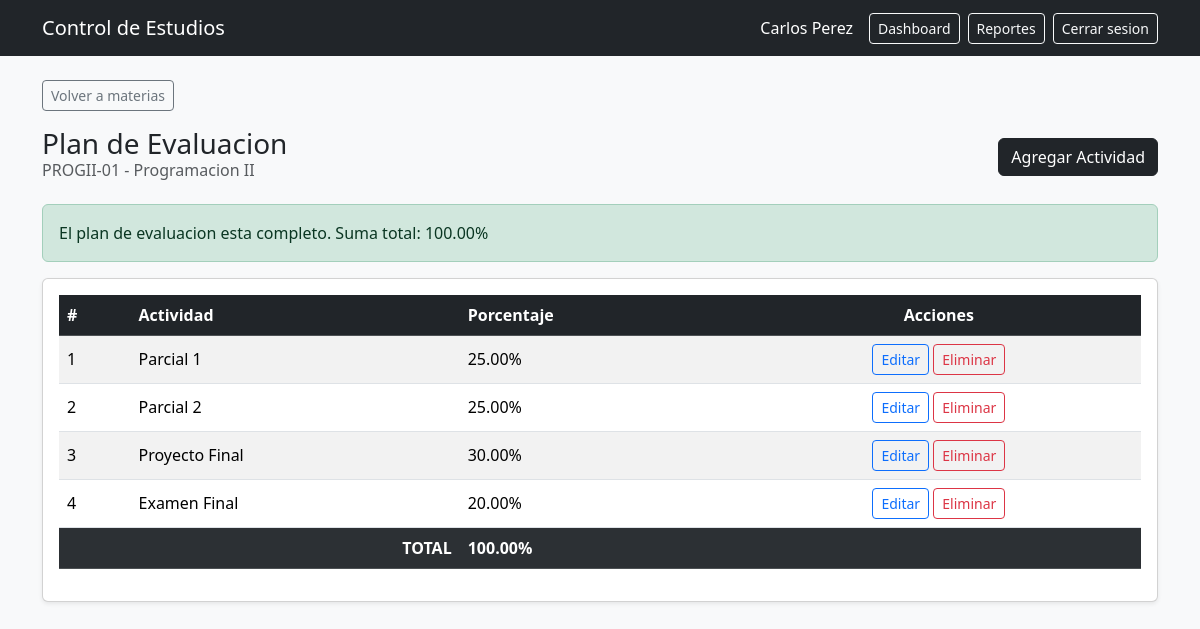
Page /planEvaluacion/index/1 (signed in) on the committed database.
### tables this page shows
CREATE TABLE materias (
    id INT AUTO_INCREMENT PRIMARY KEY,
    codigo VARCHAR(20) NOT NULL UNIQUE,
    nombre VARCHAR(100) NOT NULL,
    creditos INT NOT NULL DEFAULT 3,
    descripcion TEXT NULL,
    created_at TIMESTAMP DEFAULT CURRENT_TIMESTAMP
);

CREATE TABLE plan_evaluacion (
    id INT AUTO_INCREMENT PRIMARY KEY,
    materia_id INT NOT NULL,
    nombre_actividad VARCHAR(100) NOT NULL,
    porcentaje DECIMAL(5,2) NOT NULL,
    created_at TIMESTAMP DEFAULT CURRENT_TIMESTAMP,
    CONSTRAINT fk_plan_materia FOREIGN KEY (materia_id)
        REFERENCES materias(id) ON DELETE CASCADE ON UPDATE CASCADE,
    CONSTRAINT uk_materia_actividad UNIQUE (materia_id, nombre_actividad)
);

### app/Controllers/PlanEvaluacionController.php (called while the page is built, shortened)
<?php
class PlanEvaluacionController
{
    private PlanEvaluacion $model;
    private Materia $modelMateria;
    public function __construct()
    {
        $database = new Database();
        $this->model = new PlanEvaluacion($database->getConnection());
        $this->modelMateria = new Materia($database->getConnection());
    }
    public function index(): void
    {
        $materiaId = intval($_GET['id'] ?? 0);
        $materia = $this->modelMateria->obtenerPorId($materiaId);
        $actividades = $this->model->obtenerPorMateria($materiaId);
        $sumaPorcentajes = $this->model->sumaPorcentajes($materiaId);
        $planCompleto = $this->model->planCompleto($materiaId);
        require_once __DIR__ . '/../Views/materia/plan_evaluacion.php';
    }
}

### public/index.php (called while the page is built, shortened)
<?php
$uriSolicitada = parse_url($_SERVER['REQUEST_URI'], PHP_URL_PATH);
$uriDecodificada = urldecode($uriSolicitada);
if (BASE_URL !== '/') {
    $rutaRelativa = str_replace(BASE_URL, '', $uriDecodificada);
} else {
    $rutaRelativa = $uriDecodificada;
}
$rutaRelativa = '/' . ltrim($rutaRelativa, '/');
$uriLimpia = trim($rutaRelativa, '/');
$segmentos = $uriLimpia !== '' ? explode('/', $uriLimpia) : [];
$actionR = $segmentos[1] ?? 'login';
$action = ctype_alnum($actionR) ? $actionR : null;
spl_autoload_register(function ($clase) {
    $prefijo = 'App\\';
    $dir_base = __DIR__ . '/../app/';
    $longitud = strlen($prefijo);
    $clase_relativa = substr($clase, $longitud);
    $archivo = $dir_base . str_replace('\\', '/', $clase_relativa) . '.php';
});
$instanciaControlador = new $nombreClaseControlador();
$instanciaControlador->$action();

### app/Config/Database.php (called while the page is built, shortened)
<?php
class Database
{
    private $host = '127.0.0.1';
    private $db   = 'controlEstudios';
    private $user = 'root';
    private $pass = '';
    private $charset = 'utf8mb4';
    private $pdo;
    private function connect()
    {
        $dsn = "mysql:host={$this->host};dbname={$this->db};charset={$this->charset}";
        $options = [
            PDO::ATTR_ERRMODE            => PDO::ERRMODE_EXCEPTION,
            PDO::ATTR_DEFAULT_FETCH_MODE => PDO::FETCH_ASSOC,
            PDO::ATTR_EMULATE_PREPARES   => false,
        ];
        try {
            $this->pdo = new PDO($dsn, $this->user, $this->pass, $options);
        } catch (PDOException $e) {
            throw new PDOException("Error de conexion: " . $e->getMessage(), (int)$e->getCode());
        }
    }
    public function getConnection()
    {
        return $this->pdo;
    }
}

### app/Models/Materia.php (called while the page is built, shortened)
<?php
class Materia
{
    private PDO $db;
    public function __construct(PDO $db)
    {
        $this->db = $db;
    }
    public function obtenerPorId(int $id): array|false
    {
        $sql = "
            SELECT *
            FROM materias
            WHERE id = :id
            LIMIT 1
        ";
        $stmt = $this->db->prepare($sql);
        $stmt->execute([':id' => $id]);
        return $stmt->fetch(PDO::FETCH_ASSOC);
    }
}

### app/Models/PlanEvaluacion.php (called while the page is built, shortened)
<?php
class PlanEvaluacion
{
    private PDO $db;
    public function __construct(PDO $db)
    {
        $this->db = $db;
    }
    public function obtenerPorMateria(int $materiaId): array
    {
        $sql = "
            SELECT *
            FROM plan_evaluacion
            WHERE materia_id = :materia_id
            ORDER BY id ASC
        ";
        $stmt = $this->db->prepare($sql);
        $stmt->execute([':materia_id' => $materiaId]);
        return $stmt->fetchAll(PDO::FETCH_ASSOC);
    }
    public function sumaPorcentajes(int $materiaId): float
    {
        $sql = "
            SELECT COALESCE(SUM(porcentaje), 0) as total
            FROM plan_evaluacion
            WHERE materia_id = :materia_id
        ";
        $stmt = $this->db->prepare($sql);
        $stmt->execute([':materia_id' => $materiaId]);
        $resultado = $stmt->fetch(PDO::FETCH_ASSOC);
        return floatval($resultado['total']);
    }
    public function planCompleto(int $materiaId): bool
    {
        $suma = $this->sumaPorcentajes($materiaId);
        return abs($suma - 100.00) < 0.01;
    }
}

### app/Views/materia/plan_evaluacion.php (the view, shortened to what this page needs)
<?php
require __DIR__ . '/../partials/header.php';
?>
<body class="bg-light">
    <nav class="navbar navbar-dark bg-dark">
        <div class="container">
            <a class="navbar-brand" href="<?= BASE_URL ?>dashboard/index">
                Control de Estudios
            </a>
            <div class="d-flex align-items-center">
                <span class="text-white me-3">
                    <?= htmlspecialchars($_SESSION['nombre'] ?? 'Usuario') ?>
                </span>
                <a href="<?= BASE_URL ?>dashboard/index" class="btn btn-outline-light btn-sm me-2">
                    Dashboard
                </a>
                <a href="<?= BASE_URL ?>reporte/index" class="btn btn-outline-light btn-sm me-2">
                    Reportes
                </a>
                <a href="<?= BASE_URL ?>auth/logout" class="btn btn-outline-light btn-sm">
                    Cerrar sesion
                </a>
            </div>
        </div>
    </nav>
    <div class="container mt-4">
        <a href="<?= BASE_URL ?>materia/index" class="btn btn-outline-secondary btn-sm mb-3">
            Volver a materias
        </a>
        <div class="d-flex justify-content-between align-items-center mb-3">
            <div>
                <h3 class="mb-0">Plan de Evaluacion</h3>
                <h6 class="text-muted">
                    <?= htmlspecialchars($materia['codigo']) ?> - <?= htmlspecialchars($materia['nombre']) ?>
                </h6>
            </div>
            <button type="button" class="btn btn-dark" id="btnNuevaActividad">
                Agregar Actividad
            </button>
        </div>
        <?php if ($planCompleto): ?>
            <div class="alert alert-success">
                El plan de evaluacion esta completo. Suma total: <?= number_format($sumaPorcentajes, 2) ?>%
            </div>
        <?php endif; ?>
        <div class="card shadow-sm">
            <div class="card-body">
                <div class="table-responsive">
                    <table class="table table-striped table-hover align-middle">
                        <thead class="table-dark">
                            <tr>
                                <th>#</th>
                                <th>Actividad</th>
                                <th>Porcentaje</th>
                                <th class="text-center">Acciones</th>
                            </tr>
                        </thead>
                        <tbody>
                            <?php if (empty($actividades)): ?>
                                <tr>
                                    <td colspan="4" class="text-center text-muted py-4">
                                        No hay actividades registradas en el plan
                                    </td>
                                </tr>
                            <?php else: ?>
                                <?php foreach ($actividades as $actividad): ?>
                                    <tr>
                                        <td><?= htmlspecialchars($actividad['id']) ?></td>
                                        <td><?= htmlspecialchars($actividad['nombre_actividad']) ?></td>
                                        <td><?= number_format($actividad['porcentaje'], 2) ?>%</td>
                                        <td class="text-center">
                                            <button type="button"
                                                    class="btn btn-sm btn-outline-primary js-editar-actividad"
                                                    data-id="<?= htmlspecialchars($actividad['id']) ?>"
                                                    data-nombre="<?= htmlspecialchars($actividad['nombre_actividad']) ?>"
                                                    data-porcentaje="<?= htmlspecialchars($actividad['porcentaje']) ?>">
                                                Editar
                                            </button>
                                            <button type="button"
                                                    class="btn btn-sm btn-outline-danger js-eliminar-actividad"
                                                    data-id="<?= htmlspecialchars($actividad['id']) ?>"
                                                    data-nombre="<?= htmlspecialchars($actividad['nombre_actividad']) ?>">
                                                Eliminar
                                            </button>
                                        </td>
                                    </tr>
                                <?php endforeach; ?>
                                <tr class="table-dark">
                                    <td colspan="2" class="text-end"><strong>TOTAL</strong></td>
                                    <td colspan="2"><strong><?= number_format($sumaPorcentajes, 2) ?>%</strong></td>
                                </tr>
                            <?php endif; ?>
                        </tbody>
                    </table>
                </div>
            </div>
        </div>
    </div>
</body>
</html>

### rows in the picture
materias: codigo "PROGII-01", nombre "Programacion II"
plan_evaluacion: id "1", nombre_actividad "Parcial 1", porcentaje "25.00"
plan_evaluacion: id "2", nombre_actividad "Parcial 2", porcentaje "25.00"
plan_evaluacion: id "3", nombre_actividad "Proyecto Final", porcentaje "30.00"
plan_evaluacion: id "4", nombre_actividad "Examen Final", porcentaje "20.00"

### other values in the picture
$_SESSION['nombre'] "Carlos Perez"
$sumaPorcentajes "100.00"
